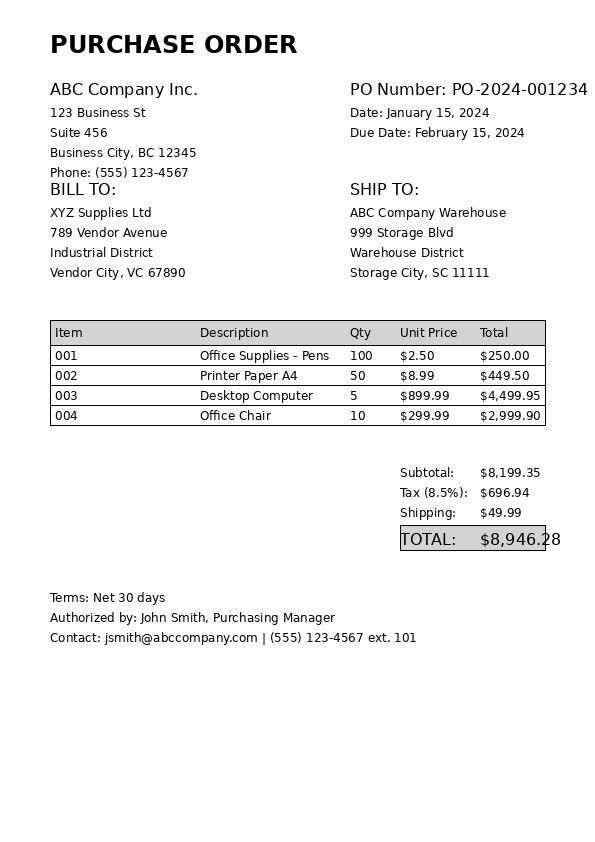
#> input picture image1.png, 595 x 842 px
$ python image_blur.py
#> lines starting #> are read from the running program, lines starting #| are printed output that depends on the picture
#!/usr/bin/env python3
"""
Image Blur Module for Purchase Order Processing
Blurs text areas in purchase order images to obscure sensitive information
while maintaining document structure.
"""

import cv2
import numpy as np
from PIL import Image, ImageFilter
import os
from typing import List, Tuple, Optional


class PurchaseOrderBlurrer:
    """
    A class to blur specific text areas in purchase order images.
    Provides moderate blur effect to maintain document structure while obscuring details.
    """

    def __init__(self):
        """Initialize the blurrer with default settings."""
        self.blur_strength = 15  # Moderate blur - not too deep
        self.gaussian_kernel_size = (15, 15)  # Kernel size for Gaussian blur

    def load_image(self, image_path: str) -> Optional[np.ndarray]:
        """
        Load an image from file path.

        Args:
            image_path (str): Path to the image file

        Returns:
            np.ndarray: Loaded image as numpy array or None if failed
        """
        try:
            image = cv2.imread(image_path)
            if image is None:
                print(f"Error: Could not load image from {image_path}")
                return None
            return image
        except Exception as e:
            print(f"Error loading image: {e}")
            return None

    def detect_text_regions(self, image: np.ndarray) -> List[Tuple[int, int, int, int]]:
        """
        Detect text regions in the image using OpenCV text detection.

        Args:
            image (np.ndarray): Input image

        Returns:
            List[Tuple[int, int, int, int]]: List of bounding boxes (x, y, w, h) for text regions
        """
        # Convert to grayscale
        gray = cv2.cvtColor(image, cv2.COLOR_BGR2GRAY)

        # Apply morphological operations to detect text regions
        kernel = cv2.getStructuringElement(cv2.MORPH_RECT, (20, 2))
        morph = cv2.morphologyEx(gray, cv2.MORPH_CLOSE, kernel)

        # Find contours
        contours, _ = cv2.findContours(morph, cv2.RETR_EXTERNAL, cv2.CHAIN_APPROX_SIMPLE)

        text_regions = []
        height, width = image.shape[:2]

        for contour in contours:
            x, y, w, h = cv2.boundingRect(contour)

            # Filter out very small regions and regions that are too large
            if (w > 30 and h > 10 and
                w < width * 0.8 and h < height * 0.1 and
                w * h > 300):  # Minimum area
                text_regions.append((x, y, w, h))

        return text_regions

    def define_common_text_areas(self, image: np.ndarray) -> List[Tuple[int, int, int, int]]:
        """
        Define common text areas found in purchase orders based on typical layout.

        Args:
            image (np.ndarray): Input image

        Returns:
            List[Tuple[int, int, int, int]]: List of predefined text areas (x, y, w, h)
        """
        height, width = image.shape[:2]

        # Define typical areas for purchase order elements
        text_areas = []

        # Header area (company name, PO number)
        text_areas.append((0, 0, width, int(height * 0.15)))

        # Addresses area (bill to, ship to)
        text_areas.append((0, int(height * 0.15), width, int(height * 0.25)))

        # Items table area
        text_areas.append((0, int(height * 0.35), width, int(height * 0.45)))

        # Totals area
        text_areas.append((int(width * 0.6), int(height * 0.75), int(width * 0.4), int(height * 0.15)))

        # Footer area (terms, contact info)
        text_areas.append((0, int(height * 0.85), width, int(height * 0.15)))

        return text_areas

    def apply_blur_to_region(self, image: np.ndarray, x: int, y: int, w: int, h: int) -> np.ndarray:
        """
        Apply blur to a specific region of the image.

        Args:
            image (np.ndarray): Input image
            x, y, w, h (int): Bounding box coordinates

        Returns:
            np.ndarray: Image with blurred region
        """
        # Ensure coordinates are within image bounds
        height, width = image.shape[:2]
        x = max(0, min(x, width - 1))
        y = max(0, min(y, height - 1))
        w = max(1, min(w, width - x))
        h = max(1, min(h, height - y))

        # Extract the region
        region = image[y:y+h, x:x+w]

        # Apply Gaussian blur
        blurred_region = cv2.GaussianBlur(region, self.gaussian_kernel_size, self.blur_strength)

        # Replace the region in the original image
        result = image.copy()
        result[y:y+h, x:x+w] = blurred_region

        return result

    def blur_purchase_order(self, image_path: str, output_path: str = None,
                           use_auto_detection: bool = False) -> str:
        """
        Blur text areas in a purchase order image.

        Args:
            image_path (str): Path to input image
            output_path (str): Path for output image (optional)
            use_auto_detection (bool): Whether to use automatic text detection

        Returns:
            str: Path to the blurred image
        """
        # Load the image
        image = self.load_image(image_path)
        if image is None:
            raise ValueError(f"Could not load image: {image_path}")

        # Generate output path if not provided
        if output_path is None:
            name, ext = os.path.splitext(image_path)
            output_path = f"{name}_blurred{ext}"

        # Get text areas to blur
        if use_auto_detection:
            text_areas = self.detect_text_regions(image)
            print(f"Auto-detected {len(text_areas)} text regions")
        else:
            text_areas = self.define_common_text_areas(image)
            print(f"Using {len(text_areas)} predefined text areas")

        # Apply blur to each text area
        blurred_image = image.copy()
        for x, y, w, h in text_areas:
            blurred_image = self.apply_blur_to_region(blurred_image, x, y, w, h)
            print(f"Blurred region: ({x}, {y}, {w}, {h})")

        # Save the result
        success = cv2.imwrite(output_path, blurred_image)
        if not success:
            raise ValueError(f"Could not save blurred image to: {output_path}")

        print(f"Blurred image saved to: {output_path}")
        return output_path

    def set_blur_strength(self, strength: int):
        """
        Set the blur strength (higher = more blurred).

        Args:
            strength (int): Blur strength (recommended range: 5-30)
        """
        self.blur_strength = max(1, min(strength, 50))
        # Adjust kernel size based on strength
        kernel_size = max(3, self.blur_strength)
        if kernel_size % 2 == 0:  # Ensure odd kernel size
            kernel_size += 1
        self.gaussian_kernel_size = (kernel_size, kernel_size)
        print(f"Blur strength set to: {self.blur_strength}")


def main():
    """Main function for testing the blur functionality."""
    blurrer = PurchaseOrderBlurrer()

    # Test with the sample image
    input_image = "image1.png"
    if not os.path.exists(input_image):
        print(f"Error: {input_image} not found. Please run create_sample_image.py first.")
        return

    try:
        # Apply moderate blur with predefined areas
        output_path = blurrer.blur_purchase_order(
            input_image,
            "image1_blurred.png",
            use_auto_detection=False
        )
#> in load_image, image is the input picture: shape (842, 595, 3); min 0, max 255, mean 244.6
#> in blur_purchase_order, `text_areas = self.define_common_text_areas(image)`: text_areas = [(0, 0, 595, 126), (0, 126, 595, 210), (0, 294, 595, 378), (357, 631, 238, 126), (0, 715, 595, 126)]
#| Using 5 predefined text areas
#> the loop in blur_purchase_order, `for x, y, w, h in text_areas:` made 5 passes
#| Blurred region: (0, 0, 595, 126)
#| Blurred region: (0, 126, 595, 210)
#| Blurred region: (0, 294, 595, 378)
#| Blurred region: (357, 631, 238, 126)
#| Blurred region: (0, 715, 595, 126)
#> pass 1, in apply_blur_to_region, `region = image[y:y+h, x:x+w]`:
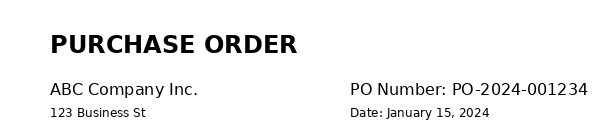
#> region: shape (126, 595, 3); min 0, max 255, mean 241.8
#> pass 1, in apply_blur_to_region, `blurred_region = cv2.GaussianBlur(region, self.gaussian_kernel_size, s..`:
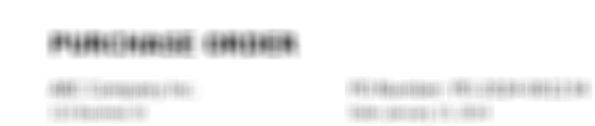
#> blurred_region: shape (126, 595, 3); min 80, max 255, mean 241.8
#> pass 1, in blur_purchase_order, `blurred_image = self.apply_blur_to_region(blurred_image, x, y, w, h)`:
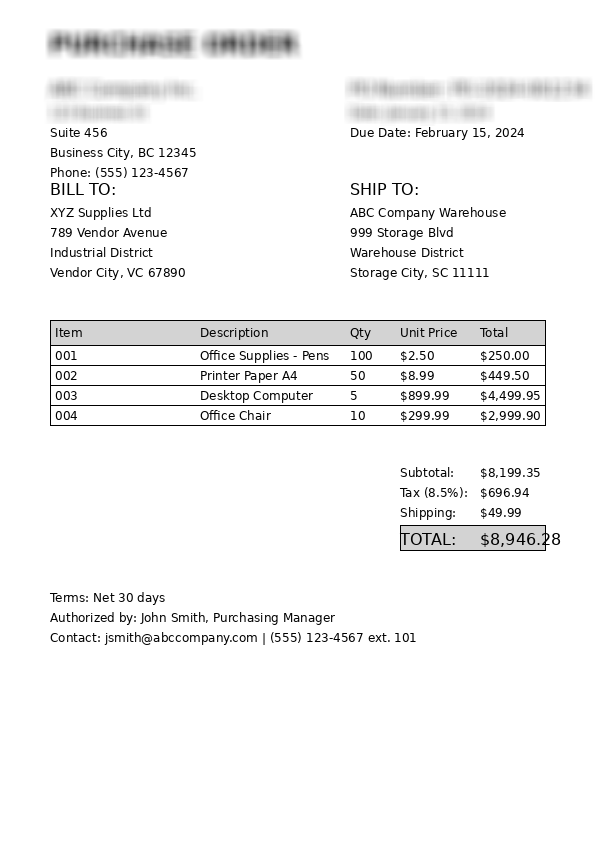
#> blurred_image: shape (842, 595, 3); min 0, max 255, mean 244.6
#> pass 2, in apply_blur_to_region (call 2), `region = image[y:y+h, x:x+w]`:
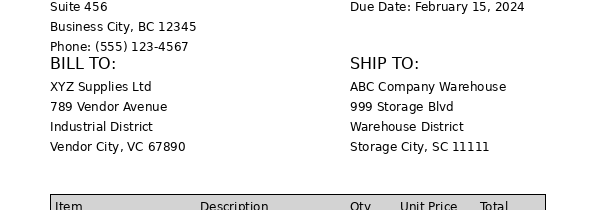
#> region: shape (210, 595, 3); min 0, max 255, mean 242.1
#> after the loop in blur_purchase_order, `for x, y, w, h in text_areas:`:
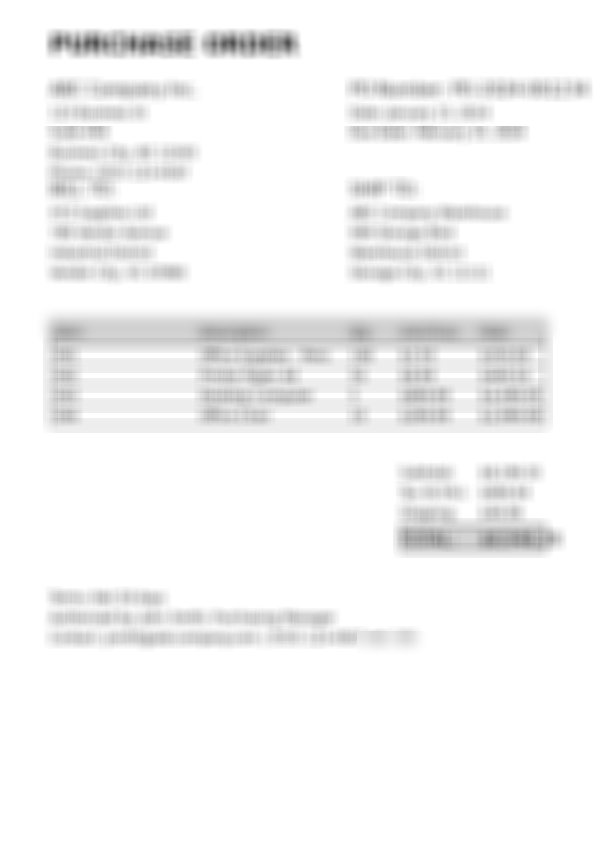
#> blurred_image: shape (842, 595, 3); min 80, max 255, mean 244.6
        print(f"\nSuccess! Blurred purchase order saved as: {output_path}")

        # Also test with auto-detection
        output_path_auto = blurrer.blur_purchase_order(
            input_image,
            "image1_auto_blurred.png",
            use_auto_detection=True
        )
#> in detect_text_regions, `morph = cv2.morphologyEx(gray, cv2.MORPH_CLOSE, kernel)`:
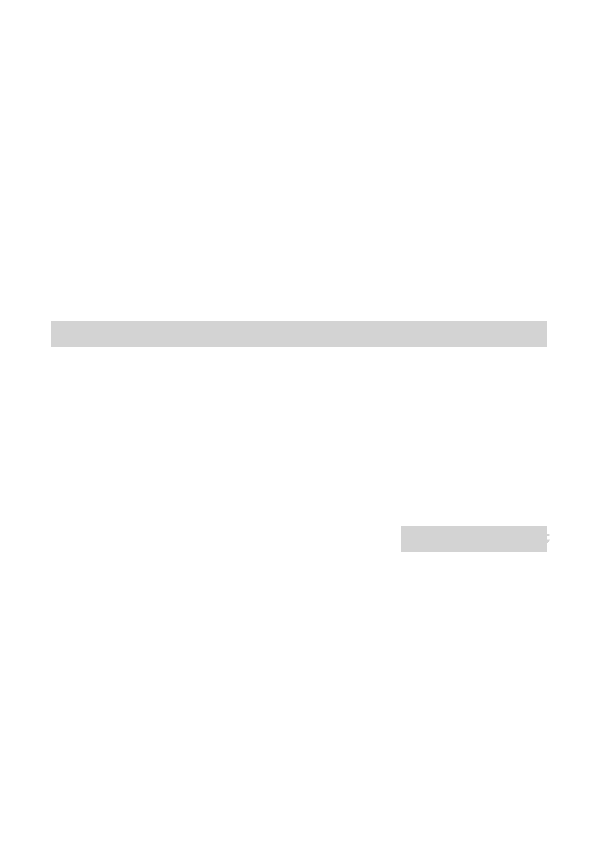
#> morph: shape (842, 595); min 211, max 255, mean 253.5
#> in detect_text_regions, `contours, _ = cv2.findContours(morph, cv2.RETR_EXTERNAL, cv2.CHAIN_APP..`: contours = [[[0, 0], [0, 841], [594, 841], [594, 0]]]
#> the loop in detect_text_regions, `for contour in contours:` made 1 pass
#> (contour, x, y, w, h) on pass 1: ([[0, 0], [0, 841], [594, 841], [594, 0]], 0, 0, 595, 842)
#> after the loop in detect_text_regions, `for contour in contours:`: text_regions = []
#| Auto-detected 0 text regions
        print(f"Auto-detected blur version saved as: {output_path_auto}")

    except Exception as e:
        print(f"Error processing image: {e}")


if __name__ == "__main__":
    main()
